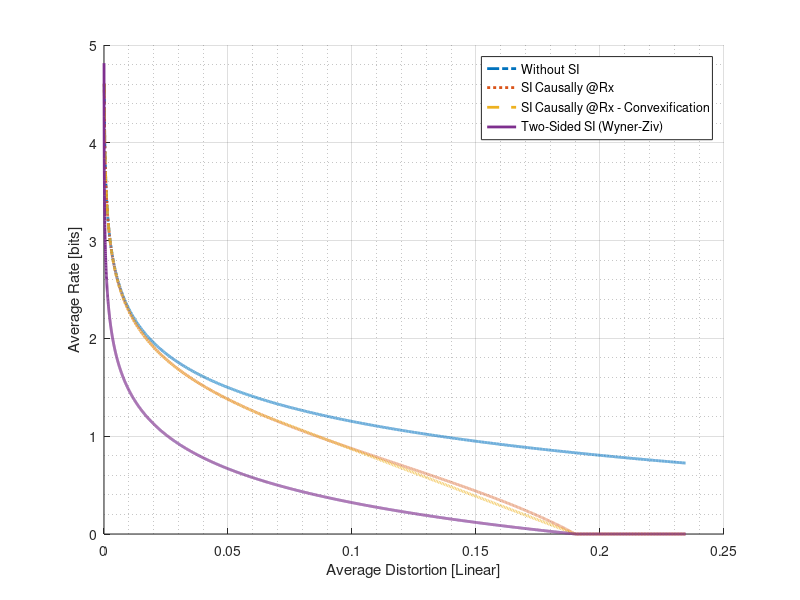
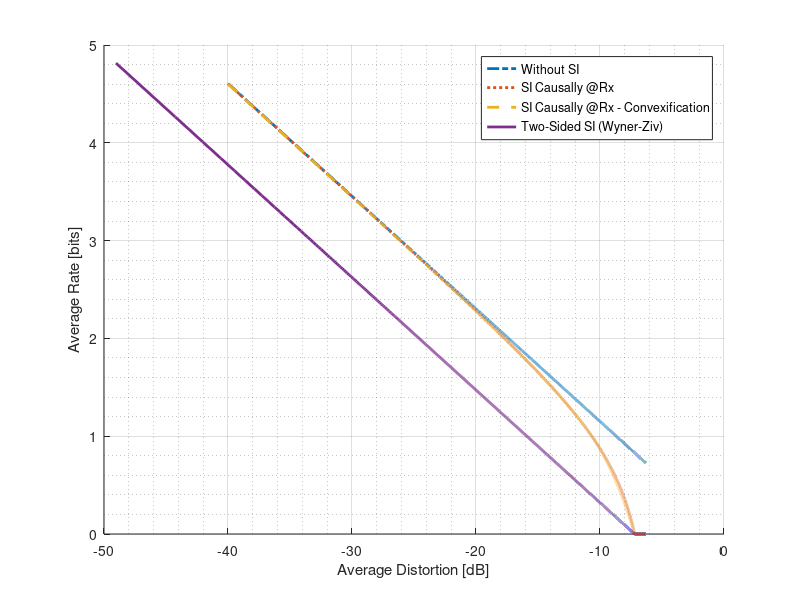
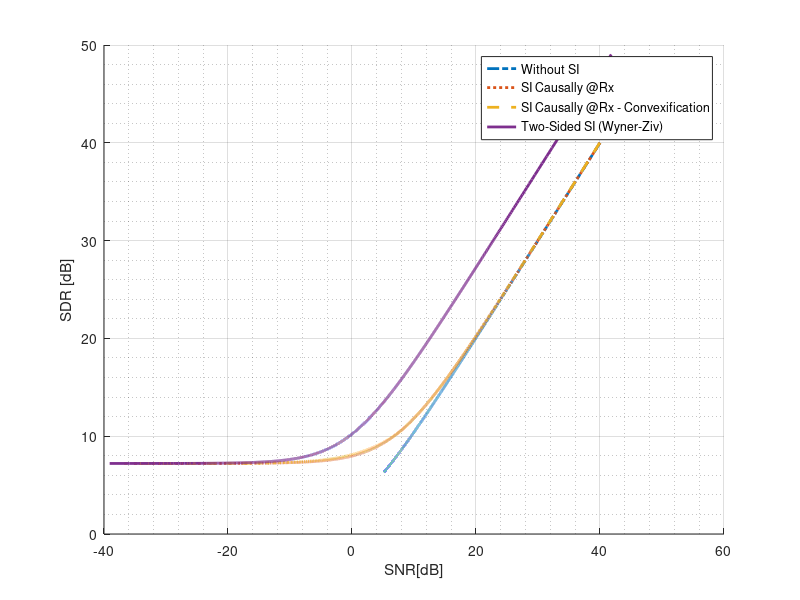
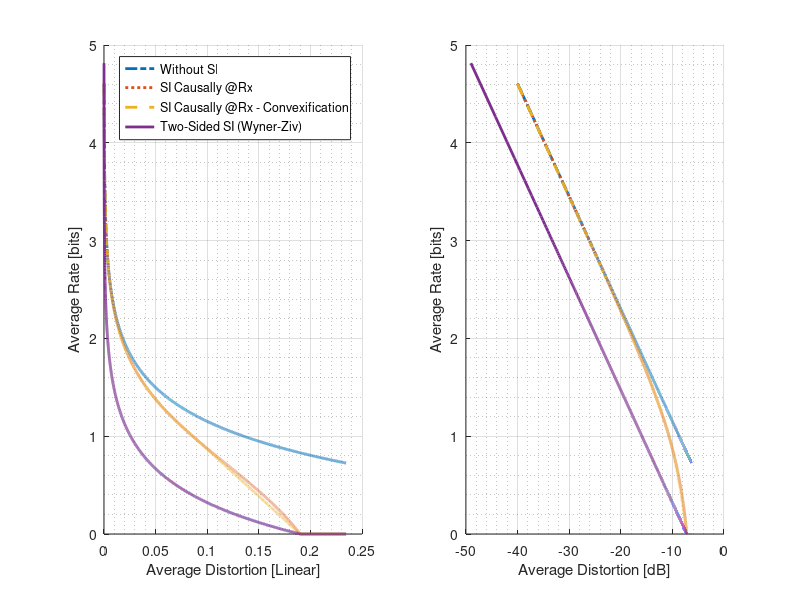

Reproduce these figures in MATLAB, in order. (Note: this script raises an error after producing the figures.)
% close all;
clear all; clc;
t = 1000;

%% lambda = 0
sigma_v = 1;
sigma_w = 0.4843;

d = 0.0001:0.000025:sigma_w^2;
d_vic = 0.0000125:0.000025:sigma_w^2;
% R Victoria
R_vic = 0.5 * log(1./(d_vic.*(1/sigma_w^2 + 1./sigma_v^2)));
R_vic(R_vic <= 0) = 0;

R_noSI = 0.5 * log(sigma_v^2./d);
R_noSI(R_noSI <= 0) = 0;

% Our R :
dVec = d;
tempR = zeros(length(d),t);
tempR1 = zeros(length(d),t);
tempR2 = zeros(length(d),t);

% Solve for D_c
[minVal,idx_Dc] = min(abs(-(1./(2*d.^2)).*(1./(1./d - log(2)/sigma_w^2)) - 0.5*log(sigma_v^2* (1./d - 1/sigma_w^2)) ./ (d - sigma_v^2*sigma_w^2/(sigma_v^2 + sigma_w^2))));
Dc = d(idx_Dc);

for i=1:(t-1)
    
    % Find D_c
    
    % Regime 1
    tempR(dVec > sigma_v^2 * sigma_w^2 / (sigma_v^2 + sigma_w^2),i) = 0;
    
    % Regime 2 :
    idx2 = find((dVec >=0) & (dVec < Dc));
    tempR(idx2,i) = 0.5*log(sigma_v^2* (1./dVec(idx2) - 1/sigma_w^2));
    
    % Regime 3 :
    idx3 = find((dVec >= Dc) & (dVec < sigma_v^2 * sigma_w^2 / (sigma_v^2 + sigma_w^2)));
    
    tempR(idx3,i) = (dVec(idx3) - sigma_v^2*sigma_w^2/(sigma_v^2 + sigma_w^2)).*(-(1./(2.* (Dc.^2))).*(1./(1./Dc - log(2)/sigma_w^2)));
    
    
end
R_elGamal = sum(tempR,2)/t;


%% Bounding the Distortion with BPSK and the Rate by Gaussian variable

figure;hold all
plot(d,R_noSI,'-.','LineWidth',2)
plot(d,max(0.5*log(sigma_v^2* (1./d - 1/sigma_w^2)),0),':','LineWidth',2)
plot(d,R_elGamal,'--','LineWidth',2)
plot(d_vic,R_vic,'-','LineWidth',2)
grid on; grid minor;
xlabel('Average Distortion [Linear]'); ylabel('Average Rate [bits]');
% title('Causal Rate Distortion, \lambda = 0');
legend('Without SI','SI Causally @Rx','SI Causally @Rx - Convexification','Two-Sided SI (Wyner-Ziv)');


figure;hold all
plot(10*log10(d),R_noSI,'-.','LineWidth',2)
plot(10*log10(d),max(0.5*log(sigma_v^2* (1./d - 1/sigma_w^2)),0),':','LineWidth',2)
plot(10*log10(d),R_elGamal,'--','LineWidth',2)
plot(10*log10(d_vic),R_vic,'-','LineWidth',2)
grid on; grid minor;
xlabel('Average Distortion [dB]'); ylabel('Average Rate [bits]');
% title('Causal Rate Distortion, \lambda = 0');
legend('Without SI','SI Causally @Rx','SI Causally @Rx - Convexification','Two-Sided SI (Wyner-Ziv)');

% Convert to JSCC over AWGN
figure;hold all
plot(10*log10(exp(2*R_noSI) - 1),-1*10*log10(d),'-.','LineWidth',2)
plot(10*log10(exp(2*max(0.5*log(sigma_v^2* (1./d - 1/sigma_w^2)),0)) - 1),-1*10*log10(d),':','LineWidth',2)
plot(10*log10(exp(2*R_elGamal) - 1),-1*10*log10(d),'--','LineWidth',2)
plot(10*log10(exp(2*R_vic) - 1),-1*10*log10(d_vic),'-','LineWidth',2)
grid on; grid minor;
xlabel('SNR[dB]'); ylabel('SDR [dB]');
% title('Causal Rate Distortion, \lambda = 0');
legend('Without SI','SI Causally @Rx','SI Causally @Rx - Convexification','Two-Sided SI (Wyner-Ziv)');



figure;
subplot(121);
hold all
plot(d,R_noSI,'-.','LineWidth',2)
plot(d,max(0.5*log(sigma_v^2* (1./d - 1/sigma_w^2)),0),':','LineWidth',2)
plot(d,R_elGamal,'--','LineWidth',2)
plot(d_vic,R_vic,'-','LineWidth',2)
grid on; grid minor;
xlabel('Average Distortion [Linear]'); ylabel('Average Rate [bits]');
% title('Causal Rate Distortion, \lambda = 0');
legend('Without SI','SI Causally @Rx','SI Causally @Rx - Convexification','Two-Sided SI (Wyner-Ziv)');


subplot(122);
hold all;
plot(10*log10(d),R_noSI,'-.','LineWidth',2)
plot(10*log10(d),max(0.5*log(sigma_v^2* (1./d - 1/sigma_w^2)),0),':','LineWidth',2)
plot(10*log10(d),R_elGamal,'--','LineWidth',2)
plot(10*log10(d_vic),R_vic,'-','LineWidth',2)
grid on; grid minor;
xlabel('Average Distortion [dB]'); ylabel('Average Rate [bits]');
% title('Causal Rate Distortion, \lambda = 0');

%% lambda = arbitrary < 1
sigma_v = 1;
lambda = 0.9;
sigma_w = 1/4;

d = 0.0001:0.000025:sigma_w^2;
d_vic = 0.0000125:0.000025:sigma_w^2;
% R Victoria
R_vic = 0.5 * log(1./(d_vic.*(1/sigma_w^2 + 1./(lambda^2*d_vic + sigma_v^2))));
R_vic(R_vic <= 0) = 0;

R_noSI = 0.5 * log(lambda^2 + sigma_v^2./d);
R_noSI(R_noSI <= 0) = 0;

tempR = zeros(length(d),t);
for i=1:(t-1)
    if i==1
        tempR(:,1) = R_elGamal;
    else
        tempR(:,i) = 0.5*log(sigma_v^2 * (1./d - sigma_v^2./(lambda^2 * d + sigma_v^2) - sigma_v^2/sigma_w^2) + lambda^2*(1 - 2.^(-2*reshape(tempR(:,i-1),1,[]))) + 1);
    end
    tempR(tempR(:,i) <= 0,i) = 0;
end
R_elGamal = sum(tempR,2)/t;

% convex hull of R(D|U)
currR = [50 reshape(R_elGamal,1,[])];
currD = [50 reshape(d,1,[])];
convHull_Idx = convhull(currD,currR);

figure;hold all
plot(d,R_noSI,'-.','LineWidth',2)
plot(d,R_elGamal,':','LineWidth',2)
plot(currD(convHull_Idx(:).'),currR(convHull_Idx(:).'),'--','LineWidth',2.5)
plot(d_vic,R_vic,'-','LineWidth',2)
grid on; grid minor;
xlabel('D [Linear]'); ylabel('Rate [bits]');
title(strcat('Causal Rate Distortion, \lambda = ',num2str(lambda)));
legend('Without SI','SI Causally @Rx','SI Causally @Rx - Convexification','Two-Sided SI (Wyner-Ziv)');
ylim([0 3.35]); xlim([0 max(d)])

figure;hold all
plot(10*log10(d),R_noSI,'-.','LineWidth',2)
plot(10*log10(d),R_elGamal,':','LineWidth',2)
plot(10*log10(currD(convHull_Idx(:).')),currR(convHull_Idx(:).'),'--','LineWidth',2.5)
plot(10*log10(d_vic),R_vic,'-','LineWidth',2)
grid on; grid minor;
xlabel('D [dB]'); ylabel('Rate [bits]');
title(strcat('Causal Rate Distortion, \lambda = ',num2str(lambda)));
legend('Without SI','SI Causally @Rx','SI Causally @Rx - Convexification','Two-Sided SI (Wyner-Ziv)');
ylim([0 3.35]); xlim([-30 10*log10(max(d))])


figure;
subplot(121); hold all
plot(d,R_noSI,'-.','LineWidth',2)
plot(d,R_elGamal,':','LineWidth',2)
plot(currD(convHull_Idx(:).'),currR(convHull_Idx(:).'),'--','LineWidth',2.5)
plot(d_vic,R_vic,'-','LineWidth',2)
grid on; grid minor;
xlabel('Average Distortion [Linear]'); ylabel('Average Rate [bits]');
% title(strcat('Causal Rate Distortion, \lambda = ',num2str(lambda)));
legend('Without SI','SI Causally @Rx','SI Causally @Rx - Convexification','Two-Sided SI (Wyner-Ziv)');
ylim([0 3.35]); xlim([0 max(d)])



subplot(122);
hold all;
plot(10*log10(d),R_noSI,'-.','LineWidth',2)
plot(10*log10(d),R_elGamal,':','LineWidth',2)
plot(10*log10(currD(convHull_Idx(:).')),currR(convHull_Idx(:).'),'--','LineWidth',2.5)
plot(10*log10(d_vic),R_vic,'-','LineWidth',2)
grid on; grid minor;
xlabel('Average Distortion [dB]'); ylabel('Average Rate [bits]');
% title(strcat('Causal Rate Distortion, \lambda = ',num2str(lambda)));
ylim([0 3.35]); xlim([-40 10*log10(max(d))])
